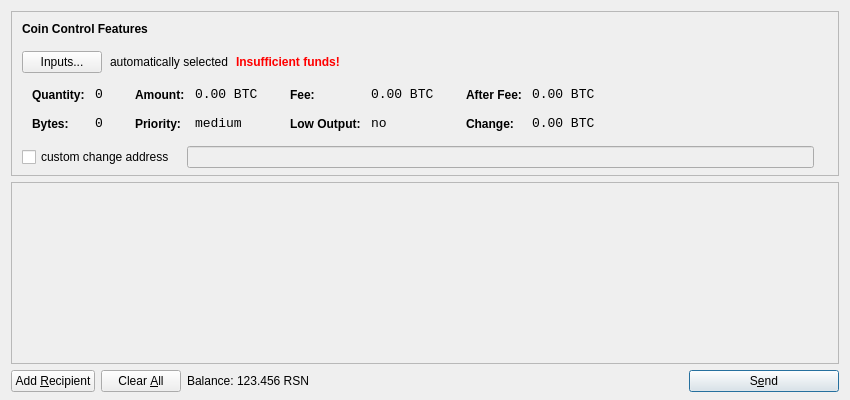
<?xml version="1.0" encoding="UTF-8"?>
<ui version="4.0">
 <class>SendCoinsDialog</class>
 <widget class="QDialog" name="SendCoinsDialog">
  <property name="geometry">
   <rect>
    <x>0</x>
    <y>0</y>
    <width>850</width>
    <height>400</height>
   </rect>
  </property>
  <property name="windowTitle">
   <string>Send Coins</string>
  </property>
  <layout class="QVBoxLayout" name="verticalLayout" stretch="0,1,0">
   <property name="bottomMargin">
    <number>8</number>
   </property>
   <item>
    <widget class="QFrame" name="frameCoinControl">
     <property name="sizePolicy">
      <sizepolicy hsizetype="Expanding" vsizetype="Expanding">
       <horstretch>0</horstretch>
       <verstretch>0</verstretch>
      </sizepolicy>
     </property>
     <property name="maximumSize">
      <size>
       <width>16777215</width>
       <height>16777215</height>
      </size>
     </property>
     <property name="frameShape">
      <enum>QFrame::StyledPanel</enum>
     </property>
     <property name="frameShadow">
      <enum>QFrame::Sunken</enum>
     </property>
     <layout class="QVBoxLayout" name="verticalLayoutCoinControl2">
      <property name="spacing">
       <number>-1</number>
      </property>
      <property name="leftMargin">
       <number>0</number>
      </property>
      <property name="topMargin">
       <number>0</number>
      </property>
      <property name="rightMargin">
       <number>0</number>
      </property>
      <property name="bottomMargin">
       <number>6</number>
      </property>
      <item>
       <layout class="QVBoxLayout" name="verticalLayoutCoinControl" stretch="0,0,0,0,1">
        <property name="spacing">
         <number>0</number>
        </property>
        <property name="leftMargin">
         <number>10</number>
        </property>
        <property name="topMargin">
         <number>10</number>
        </property>
        <item>
         <layout class="QHBoxLayout" name="horizontalLayoutCoinControl1">
          <property name="bottomMargin">
           <number>15</number>
          </property>
          <item>
           <widget class="QLabel" name="labelCoinControlFeatures">
            <property name="sizePolicy">
             <sizepolicy hsizetype="Preferred" vsizetype="Maximum">
              <horstretch>0</horstretch>
              <verstretch>0</verstretch>
             </sizepolicy>
            </property>
            <property name="font">
             <font>
              <weight>75</weight>
              <bold>true</bold>
             </font>
            </property>
            <property name="styleSheet">
             <string notr="true">font-weight:bold;</string>
            </property>
            <property name="text">
             <string>Coin Control Features</string>
            </property>
           </widget>
          </item>
         </layout>
        </item>
        <item>
         <layout class="QHBoxLayout" name="horizontalLayoutCoinControl2" stretch="0,0,0,0">
          <property name="spacing">
           <number>8</number>
          </property>
          <property name="bottomMargin">
           <number>10</number>
          </property>
          <item>
           <widget class="QPushButton" name="pushButtonCoinControl">
            <property name="styleSheet">
             <string notr="true"/>
            </property>
            <property name="text">
             <string>Inputs...</string>
            </property>
           </widget>
          </item>
          <item>
           <widget class="QLabel" name="labelCoinControlAutomaticallySelected">
            <property name="text">
             <string>automatically selected</string>
            </property>
            <property name="margin">
             <number>5</number>
            </property>
           </widget>
          </item>
          <item>
           <widget class="QLabel" name="labelCoinControlInsuffFunds">
            <property name="font">
             <font>
              <weight>75</weight>
              <bold>true</bold>
             </font>
            </property>
            <property name="styleSheet">
             <string notr="true">color:red;font-weight:bold;</string>
            </property>
            <property name="text">
             <string>Insufficient funds!</string>
            </property>
            <property name="margin">
             <number>5</number>
            </property>
           </widget>
          </item>
          <item>
           <spacer name="horizontalSpacerCoinControl">
            <property name="orientation">
             <enum>Qt::Horizontal</enum>
            </property>
            <property name="sizeHint" stdset="0">
             <size>
              <width>40</width>
              <height>1</height>
             </size>
            </property>
           </spacer>
          </item>
         </layout>
        </item>
        <item>
         <widget class="QWidget" name="widgetCoinControl" native="true">
          <property name="sizePolicy">
           <sizepolicy hsizetype="Preferred" vsizetype="Preferred">
            <horstretch>0</horstretch>
            <verstretch>0</verstretch>
           </sizepolicy>
          </property>
          <property name="minimumSize">
           <size>
            <width>0</width>
            <height>0</height>
           </size>
          </property>
          <property name="styleSheet">
           <string notr="true"/>
          </property>
          <layout class="QHBoxLayout" name="horizontalLayoutCoinControl5">
           <property name="margin">
            <number>0</number>
           </property>
           <item>
            <layout class="QHBoxLayout" name="horizontalLayoutCoinControl3" stretch="0,0,0,1">
             <property name="spacing">
              <number>20</number>
             </property>
             <property name="topMargin">
              <number>0</number>
             </property>
             <property name="bottomMargin">
              <number>10</number>
             </property>
             <item>
              <layout class="QFormLayout" name="formLayoutCoinControl1">
               <property name="horizontalSpacing">
                <number>10</number>
               </property>
               <property name="verticalSpacing">
                <number>14</number>
               </property>
               <property name="leftMargin">
                <number>10</number>
               </property>
               <property name="topMargin">
                <number>4</number>
               </property>
               <property name="rightMargin">
                <number>6</number>
               </property>
               <item row="0" column="0">
                <widget class="QLabel" name="labelCoinControlQuantityText">
                 <property name="styleSheet">
                  <string notr="true">font-weight:bold;</string>
                 </property>
                 <property name="text">
                  <string>Quantity:</string>
                 </property>
                 <property name="margin">
                  <number>0</number>
                 </property>
                </widget>
               </item>
               <item row="0" column="1">
                <widget class="QLabel" name="labelCoinControlQuantity">
                 <property name="font">
                  <font>
                   <family>Monospace</family>
                   <pointsize>10</pointsize>
                  </font>
                 </property>
                 <property name="cursor">
                  <cursorShape>IBeamCursor</cursorShape>
                 </property>
                 <property name="contextMenuPolicy">
                  <enum>Qt::ActionsContextMenu</enum>
                 </property>
                 <property name="text">
                  <string notr="true">0</string>
                 </property>
                 <property name="margin">
                  <number>0</number>
                 </property>
                 <property name="textInteractionFlags">
                  <set>Qt::LinksAccessibleByMouse|Qt::TextSelectableByKeyboard|Qt::TextSelectableByMouse</set>
                 </property>
                </widget>
               </item>
               <item row="1" column="0">
                <widget class="QLabel" name="labelCoinControlBytesText">
                 <property name="styleSheet">
                  <string notr="true">font-weight:bold;</string>
                 </property>
                 <property name="text">
                  <string>Bytes:</string>
                 </property>
                </widget>
               </item>
               <item row="1" column="1">
                <widget class="QLabel" name="labelCoinControlBytes">
                 <property name="font">
                  <font>
                   <family>Monospace</family>
                   <pointsize>10</pointsize>
                  </font>
                 </property>
                 <property name="cursor">
                  <cursorShape>IBeamCursor</cursorShape>
                 </property>
                 <property name="contextMenuPolicy">
                  <enum>Qt::ActionsContextMenu</enum>
                 </property>
                 <property name="text">
                  <string notr="true">0</string>
                 </property>
                 <property name="textInteractionFlags">
                  <set>Qt::LinksAccessibleByMouse|Qt::TextSelectableByKeyboard|Qt::TextSelectableByMouse</set>
                 </property>
                </widget>
               </item>
              </layout>
             </item>
             <item>
              <layout class="QFormLayout" name="formLayoutCoinControl2">
               <property name="horizontalSpacing">
                <number>10</number>
               </property>
               <property name="verticalSpacing">
                <number>14</number>
               </property>
               <property name="leftMargin">
                <number>6</number>
               </property>
               <property name="topMargin">
                <number>4</number>
               </property>
               <property name="rightMargin">
                <number>6</number>
               </property>
               <item row="0" column="0">
                <widget class="QLabel" name="labelCoinControlAmountText">
                 <property name="styleSheet">
                  <string notr="true">font-weight:bold;</string>
                 </property>
                 <property name="text">
                  <string>Amount:</string>
                 </property>
                 <property name="margin">
                  <number>0</number>
                 </property>
                </widget>
               </item>
               <item row="0" column="1">
                <widget class="QLabel" name="labelCoinControlAmount">
                 <property name="font">
                  <font>
                   <family>Monospace</family>
                   <pointsize>10</pointsize>
                  </font>
                 </property>
                 <property name="cursor">
                  <cursorShape>IBeamCursor</cursorShape>
                 </property>
                 <property name="contextMenuPolicy">
                  <enum>Qt::ActionsContextMenu</enum>
                 </property>
                 <property name="text">
                  <string notr="true">0.00 BTC</string>
                 </property>
                 <property name="textInteractionFlags">
                  <set>Qt::LinksAccessibleByMouse|Qt::TextSelectableByKeyboard|Qt::TextSelectableByMouse</set>
                 </property>
                </widget>
               </item>
               <item row="1" column="0">
                <widget class="QLabel" name="labelCoinControlPriorityText">
                 <property name="styleSheet">
                  <string notr="true">font-weight:bold;</string>
                 </property>
                 <property name="text">
                  <string>Priority:</string>
                 </property>
                </widget>
               </item>
               <item row="1" column="1">
                <widget class="QLabel" name="labelCoinControlPriority">
                 <property name="font">
                  <font>
                   <family>Monospace</family>
                   <pointsize>10</pointsize>
                  </font>
                 </property>
                 <property name="cursor">
                  <cursorShape>IBeamCursor</cursorShape>
                 </property>
                 <property name="contextMenuPolicy">
                  <enum>Qt::ActionsContextMenu</enum>
                 </property>
                 <property name="text">
                  <string>medium</string>
                 </property>
                 <property name="textInteractionFlags">
                  <set>Qt::LinksAccessibleByMouse|Qt::TextSelectableByKeyboard|Qt::TextSelectableByMouse</set>
                 </property>
                </widget>
               </item>
              </layout>
             </item>
             <item>
              <layout class="QFormLayout" name="formLayoutCoinControl3">
               <property name="horizontalSpacing">
                <number>10</number>
               </property>
               <property name="verticalSpacing">
                <number>14</number>
               </property>
               <property name="leftMargin">
                <number>6</number>
               </property>
               <property name="topMargin">
                <number>4</number>
               </property>
               <property name="rightMargin">
                <number>6</number>
               </property>
               <item row="0" column="0">
                <widget class="QLabel" name="labelCoinControlFeeText">
                 <property name="styleSheet">
                  <string notr="true">font-weight:bold;</string>
                 </property>
                 <property name="text">
                  <string>Fee:</string>
                 </property>
                 <property name="margin">
                  <number>0</number>
                 </property>
                </widget>
               </item>
               <item row="0" column="1">
                <widget class="QLabel" name="labelCoinControlFee">
                 <property name="font">
                  <font>
                   <family>Monospace</family>
                   <pointsize>10</pointsize>
                  </font>
                 </property>
                 <property name="cursor">
                  <cursorShape>IBeamCursor</cursorShape>
                 </property>
                 <property name="contextMenuPolicy">
                  <enum>Qt::ActionsContextMenu</enum>
                 </property>
                 <property name="text">
                  <string notr="true">0.00 BTC</string>
                 </property>
                 <property name="textInteractionFlags">
                  <set>Qt::LinksAccessibleByMouse|Qt::TextSelectableByKeyboard|Qt::TextSelectableByMouse</set>
                 </property>
                </widget>
               </item>
               <item row="1" column="0">
                <widget class="QLabel" name="labelCoinControlLowOutputText">
                 <property name="styleSheet">
                  <string notr="true">font-weight:bold;</string>
                 </property>
                 <property name="text">
                  <string>Low Output:</string>
                 </property>
                </widget>
               </item>
               <item row="1" column="1">
                <widget class="QLabel" name="labelCoinControlLowOutput">
                 <property name="font">
                  <font>
                   <family>Monospace</family>
                   <pointsize>10</pointsize>
                  </font>
                 </property>
                 <property name="cursor">
                  <cursorShape>IBeamCursor</cursorShape>
                 </property>
                 <property name="contextMenuPolicy">
                  <enum>Qt::ActionsContextMenu</enum>
                 </property>
                 <property name="text">
                  <string>no</string>
                 </property>
                 <property name="textInteractionFlags">
                  <set>Qt::LinksAccessibleByMouse|Qt::TextSelectableByKeyboard|Qt::TextSelectableByMouse</set>
                 </property>
                </widget>
               </item>
              </layout>
             </item>
             <item>
              <layout class="QFormLayout" name="formLayoutCoinControl4">
               <property name="horizontalSpacing">
                <number>10</number>
               </property>
               <property name="verticalSpacing">
                <number>14</number>
               </property>
               <property name="leftMargin">
                <number>6</number>
               </property>
               <property name="topMargin">
                <number>4</number>
               </property>
               <property name="rightMargin">
                <number>6</number>
               </property>
               <item row="0" column="0">
                <widget class="QLabel" name="labelCoinControlAfterFeeText">
                 <property name="styleSheet">
                  <string notr="true">font-weight:bold;</string>
                 </property>
                 <property name="text">
                  <string>After Fee:</string>
                 </property>
                 <property name="margin">
                  <number>0</number>
                 </property>
                </widget>
               </item>
               <item row="0" column="1">
                <widget class="QLabel" name="labelCoinControlAfterFee">
                 <property name="font">
                  <font>
                   <family>Monospace</family>
                   <pointsize>10</pointsize>
                  </font>
                 </property>
                 <property name="cursor">
                  <cursorShape>IBeamCursor</cursorShape>
                 </property>
                 <property name="contextMenuPolicy">
                  <enum>Qt::ActionsContextMenu</enum>
                 </property>
                 <property name="text">
                  <string notr="true">0.00 BTC</string>
                 </property>
                 <property name="textInteractionFlags">
                  <set>Qt::LinksAccessibleByMouse|Qt::TextSelectableByKeyboard|Qt::TextSelectableByMouse</set>
                 </property>
                </widget>
               </item>
               <item row="1" column="0">
                <widget class="QLabel" name="labelCoinControlChangeText">
                 <property name="styleSheet">
                  <string notr="true">font-weight:bold;</string>
                 </property>
                 <property name="text">
                  <string>Change:</string>
                 </property>
                </widget>
               </item>
               <item row="1" column="1">
                <widget class="QLabel" name="labelCoinControlChange">
                 <property name="font">
                  <font>
                   <family>Monospace</family>
                   <pointsize>10</pointsize>
                  </font>
                 </property>
                 <property name="cursor">
                  <cursorShape>IBeamCursor</cursorShape>
                 </property>
                 <property name="contextMenuPolicy">
                  <enum>Qt::ActionsContextMenu</enum>
                 </property>
                 <property name="text">
                  <string notr="true">0.00 BTC</string>
                 </property>
                 <property name="textInteractionFlags">
                  <set>Qt::LinksAccessibleByMouse|Qt::TextSelectableByKeyboard|Qt::TextSelectableByMouse</set>
                 </property>
                </widget>
               </item>
              </layout>
             </item>
            </layout>
           </item>
          </layout>
         </widget>
        </item>
        <item>
         <layout class="QHBoxLayout" name="horizontalLayoutCoinControl4" stretch="0,0,0">
          <property name="spacing">
           <number>12</number>
          </property>
          <property name="sizeConstraint">
           <enum>QLayout::SetDefaultConstraint</enum>
          </property>
          <property name="topMargin">
           <number>5</number>
          </property>
          <property name="rightMargin">
           <number>5</number>
          </property>
          <item>
           <widget class="QCheckBox" name="checkBoxCoinControlChange">
            <property name="text">
             <string>custom change address</string>
            </property>
           </widget>
          </item>
          <item>
           <widget class="QLineEdit" name="lineEditCoinControlChange">
            <property name="enabled">
             <bool>false</bool>
            </property>
            <property name="sizePolicy">
             <sizepolicy hsizetype="Expanding" vsizetype="Fixed">
              <horstretch>0</horstretch>
              <verstretch>0</verstretch>
             </sizepolicy>
            </property>
           </widget>
          </item>
          <item>
           <widget class="QLabel" name="labelCoinControlChangeLabel">
            <property name="sizePolicy">
             <sizepolicy hsizetype="Preferred" vsizetype="Expanding">
              <horstretch>0</horstretch>
              <verstretch>0</verstretch>
             </sizepolicy>
            </property>
            <property name="minimumSize">
             <size>
              <width>0</width>
              <height>0</height>
             </size>
            </property>
            <property name="text">
             <string/>
            </property>
            <property name="margin">
             <number>3</number>
            </property>
           </widget>
          </item>
         </layout>
        </item>
        <item>
         <spacer name="verticalSpacerCoinControl">
          <property name="orientation">
           <enum>Qt::Vertical</enum>
          </property>
          <property name="sizeHint" stdset="0">
           <size>
            <width>800</width>
            <height>1</height>
           </size>
          </property>
         </spacer>
        </item>
       </layout>
      </item>
     </layout>
    </widget>
   </item>
   <item>
    <widget class="QScrollArea" name="scrollArea">
     <property name="widgetResizable">
      <bool>true</bool>
     </property>
     <widget class="QWidget" name="scrollAreaWidgetContents">
      <property name="geometry">
       <rect>
        <x>0</x>
        <y>0</y>
        <width>830</width>
        <height>165</height>
       </rect>
      </property>
      <layout class="QVBoxLayout" name="verticalLayout_2">
       <property name="margin">
        <number>0</number>
       </property>
       <item>
        <layout class="QVBoxLayout" name="entries">
         <property name="spacing">
          <number>6</number>
         </property>
        </layout>
       </item>
       <item>
        <spacer name="verticalSpacer">
         <property name="orientation">
          <enum>Qt::Vertical</enum>
         </property>
         <property name="sizeHint" stdset="0">
          <size>
           <width>20</width>
           <height>40</height>
          </size>
         </property>
        </spacer>
       </item>
      </layout>
     </widget>
    </widget>
   </item>
   <item>
    <layout class="QHBoxLayout" name="horizontalLayout">
     <item>
      <widget class="QPushButton" name="addButton">
       <property name="toolTip">
        <string>Send to multiple recipients at once</string>
       </property>
       <property name="text">
        <string>Add &amp;Recipient</string>
       </property>
       <property name="icon">
        <iconset resource="../bitcoin.qrc">
         <normaloff>:/icons/add</normaloff>:/icons/add</iconset>
       </property>
       <property name="autoDefault">
        <bool>false</bool>
       </property>
      </widget>
     </item>
     <item>
      <widget class="QPushButton" name="clearButton">
       <property name="sizePolicy">
        <sizepolicy hsizetype="Minimum" vsizetype="Fixed">
         <horstretch>0</horstretch>
         <verstretch>0</verstretch>
        </sizepolicy>
       </property>
       <property name="toolTip">
        <string>Remove all transaction fields</string>
       </property>
       <property name="text">
        <string>Clear &amp;All</string>
       </property>
       <property name="icon">
        <iconset resource="../bitcoin.qrc">
         <normaloff>:/icons/remove</normaloff>:/icons/remove</iconset>
       </property>
       <property name="autoRepeatDelay">
        <number>300</number>
       </property>
       <property name="autoDefault">
        <bool>false</bool>
       </property>
      </widget>
     </item>
     <item>
      <layout class="QHBoxLayout" name="horizontalLayout_2">
       <property name="spacing">
        <number>3</number>
       </property>
       <item>
        <widget class="QLabel" name="label">
         <property name="text">
          <string>Balance:</string>
         </property>
        </widget>
       </item>
       <item>
        <widget class="QLabel" name="labelBalance">
         <property name="cursor">
          <cursorShape>IBeamCursor</cursorShape>
         </property>
         <property name="text">
          <string>123.456 RSN</string>
         </property>
         <property name="textInteractionFlags">
          <set>Qt::LinksAccessibleByMouse|Qt::TextSelectableByKeyboard|Qt::TextSelectableByMouse</set>
         </property>
        </widget>
       </item>
      </layout>
     </item>
     <item>
      <spacer name="horizontalSpacer">
       <property name="orientation">
        <enum>Qt::Horizontal</enum>
       </property>
       <property name="sizeHint" stdset="0">
        <size>
         <width>40</width>
         <height>20</height>
        </size>
       </property>
      </spacer>
     </item>
     <item>
      <widget class="QPushButton" name="sendButton">
       <property name="minimumSize">
        <size>
         <width>150</width>
         <height>0</height>
        </size>
       </property>
       <property name="toolTip">
        <string>Confirm the send action</string>
       </property>
       <property name="text">
        <string>S&amp;end</string>
       </property>
       <property name="icon">
        <iconset resource="../bitcoin.qrc">
         <normaloff>:/icons/send</normaloff>:/icons/send</iconset>
       </property>
       <property name="default">
        <bool>true</bool>
       </property>
      </widget>
     </item>
    </layout>
   </item>
  </layout>
 </widget>
 <resources>
  <include location="../bitcoin.qrc"/>
 </resources>
 <connections/>
</ui>
